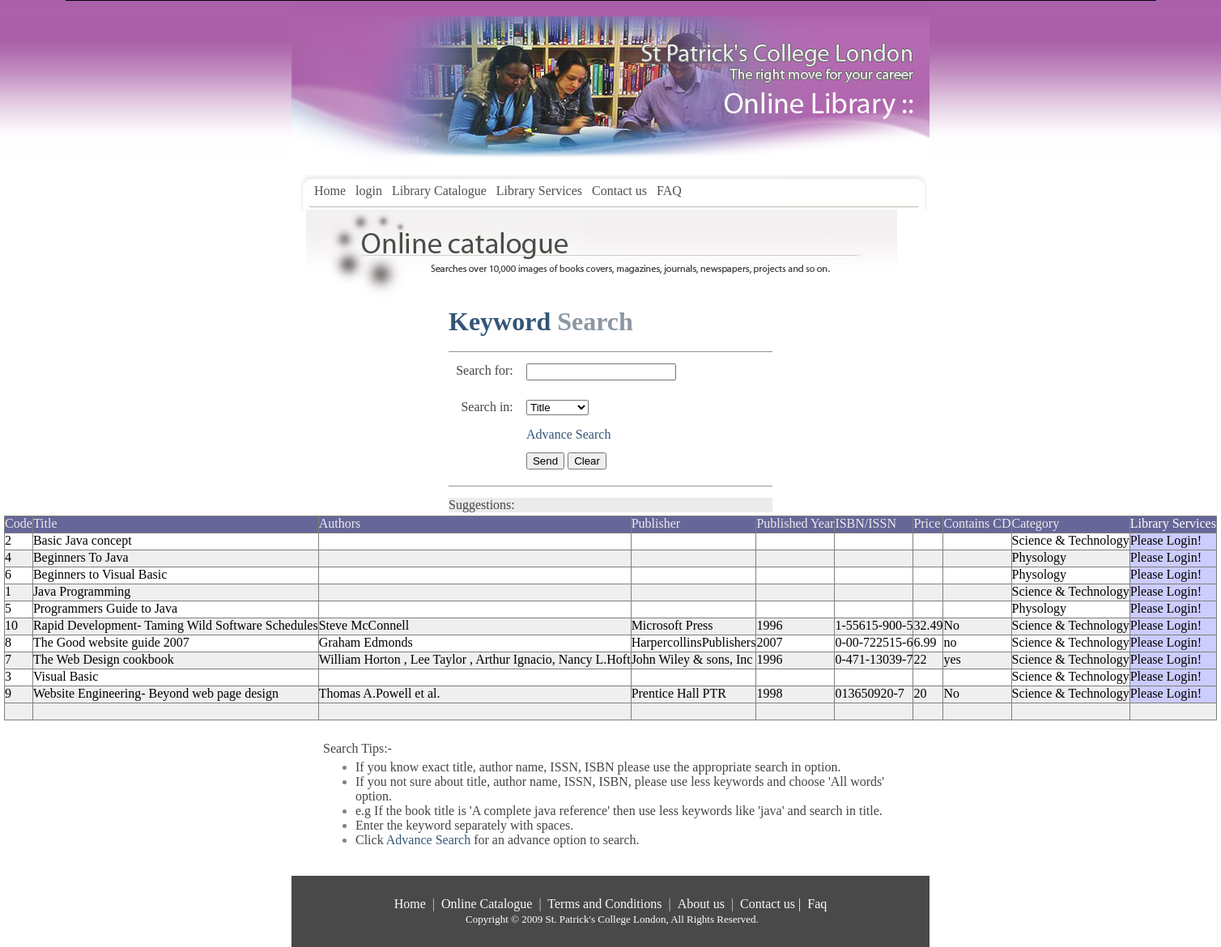
Screenshot of /stplibrary/consearchresult.php with the database file from the repository.
### tables this page shows
CREATE TABLE IF NOT EXISTS `lib_book_details` (
  `Book_item_code` double NOT NULL,
  `Title` varchar(150) DEFAULT NULL,
  `Authors` varchar(300) DEFAULT NULL,
  `Publisher` varchar(150) DEFAULT NULL,
  `Published_year` int(11) DEFAULT NULL,
  `Edition` varchar(20) DEFAULT NULL,
  `ISBN` varchar(20) DEFAULT NULL,
  `ISSN` varchar(20) DEFAULT NULL,
  `Category_ID` int(11) NOT NULL,
  `Price` double DEFAULT NULL,
  `ContainsCD` varchar(5) DEFAULT NULL,
  `Additional_info` varchar(150) DEFAULT NULL,
  PRIMARY KEY (`Book_item_code`,`Category_ID`),
  KEY `Category_ID` (`Category_ID`)
);

CREATE TABLE IF NOT EXISTS `lib_book_categories` (
  `Category_ID` int(11) NOT NULL AUTO_INCREMENT,
  `Category_name` varchar(50) DEFAULT NULL,
  `Category_description` varchar(100) DEFAULT NULL,
  PRIMARY KEY (`Category_ID`)
);

### stplibrary/consearchresult.php (called while the page is built, shortened)
<?php
$imagelocation="midbanner_images/lower_banner_keywordsearch.jpg";
include('conhead.php');
include('conlowerbanner.php');
include('pages/consearchresultbody.php');
include('conlower.php');
?>

### stplibrary/core/dbmainsettings.php (called while the page is built, shortened)
<?php
$dbbooklib = 'lib_book_details';
$dbbookcategory='lib_book_categories';
?>

### stplibrary/pages/consearchresultbody.php (the view, shortened to what this page needs)
<?php
	include("core/dbmainsettings.php");
?>
<html lang="en">
<head>
</head>
<body>
<div align="center" onMouseOver="javascript:hidesuggest();">
	<form action="consearchresult.php" method="get" name="searchform">
	    <Table border="0" width="406" height="243">
		<tr>
		  <td colspan="4" height="48"><b>
			<font face="Times new Roman" size="6" color="#335577">Keyword</font></b><font face="Times new Roman" size="6"><b>
			<font color="#8C97A2">Search</font></b></font></td>
		</tr>
		<tr>
		  <td colspan="4" height="23"><hr color="#8C97A2" size="1"></td>
		</tr>
		<tr>
			<td valign="top">
			<p align="right"><font color="#444444">Search for:</font></td>
		  	<td valign="top" rowspan="4" width="9">&nbsp;</td>
		  	<td valign="top"><font color="#444444">
			<input type="text" name="keyword" autocomplete="off" size="20" onChange="check();" onKeyDown="showsuggest();showsuggestion(this.value);check();" onBlur="hidesuggest();"><br>
            </font>
            </td>
		  	<td height="43" valign="top">&nbsp;
		  	</td>
		</tr>
		<tr>
			<td valign="top">
			<p align="right"><font color="#444444">Search in:</font></td>
			<td valign="top">
			<font color="#444444" size="-1" face="arial,helvetica,sans-serif" minmax_bound="true">
			<select name="searchin" minmax_bound="true" size="1" id="searchin">
			<option value="title" minmax_bound="true">Title</option>
			</select></font></td>
			<td valign="top" height="28">&nbsp;
			</td>
		</tr>
		<tr>
			<td valign="top">&nbsp;</td>
 		  <td><a href="conadvsearch.php"><font color="#335577">
			Advance Search</font></a></td>
 		  <td height="27" valign="top">&nbsp;</td>
		</tr>
		<tr>
			<td valign="top" width="87">&nbsp;</td>
 		  <td width="155"><font color="#444444"><input type="submit" value="Send"> <input type="reset" value="Clear"></font></td>
 		  <td height="34" width="137" valign="top">&nbsp;</td>
		</tr>
		<tr>
		  <td colspan="4" height="24"><hr color="#8C97A2" size="1"></td>
		</tr>
		<tr>
			<td valign="top" colspan="4" height="21">
			<div style="z-index: 1; left: 738px; top: 93px; background-color:#EBEBEB" id="layer1">
				<font color="#444444">Suggestions:
				 <div id="searchtitle2"></div></font>			</div>			</td>
		</tr>
	    </Table>
<?php
$kword="";
$searchin="";
$k="Title";
if($searchin=="title")
{
	$k="Title";
	$squery = "SELECT $k FROM $dbbooklib WHERE $k LIKE '%$kword%' ORDER BY $k asc;";
}
elseif($searchin=="author")
{
	$k="Authors";
	$squery = "SELECT $k FROM $dbbooklib WHERE $k LIKE '%$kword%' ORDER BY $k asc;";
}
elseif($searchin=="category")
{
	$k="Category_name";
	$squery = "SELECT $k FROM $dbbookcategory WHERE $k LIKE '%$kword%' ORDER BY $k asc;";
}
elseif($searchin=="issn")
{
	$k="ISSN";
	$squery = "SELECT $k FROM $dbbooklib WHERE $k LIKE '%$kword%' ORDER BY $k asc;";
}
elseif($searchin=="isbn")
{
	$k="ISBN";
	$squery = "SELECT $k FROM $dbbooklib WHERE $k LIKE '%$kword%' ORDER BY $k asc;";
}
else
{
	$k="Title";
}
$squery ="SELECT $dbbooklib.*, $dbbookcategory.* FROM $dbbookcategory INNER JOIN $dbbooklib ON $dbbookcategory.Category_ID = $dbbooklib.Category_ID WHERE $k LIKE '%$kword%' ORDER BY $k asc;";
$res = mysql_query($squery);
?>
	<table height="65" style="border-style:solid; border-width:1px; padding:0px; " rules=all FRAME=BOX cellspacing="0" cellpadding="0" width="772">
		<tr>
	<td nowrap valign="top" bgcolor="#666699"><font color="#EBEBEB">Code</font></td>
			<td nowrap valign="top" bgcolor="#666699"><font color="#EBEBEB">Title</font></td>
		<td nowrap valign="top" bgcolor="#666699"><font color="#EBEBEB">Authors</font></td>
	<td nowrap valign="top" bgcolor="#666699"><font color="#EBEBEB">Publisher</font></td>
	<td nowrap valign="top" bgcolor="#666699"><font color="#EBEBEB">Published Year</font></td>
	<td nowrap valign="top" bgcolor="#666699"><font color="#EBEBEB">ISBN/ISSN</font></td>
	<td nowrap valign="top" bgcolor="#666699"><font color="#EBEBEB">Price</font></td>
	<td nowrap valign="top" bgcolor="#666699"><font color="#EBEBEB">Contains CD</font></td>
	<td nowrap valign="top" bgcolor="#666699"><font color="#EBEBEB">
	Category</font></td>
		<td nowrap valign="top" height="21" bgcolor="#666699"><font color="#FFFFFF">
		Library Services</font></td>
		</tr>
<?php
$color="#FFFFFF";
while ($row = mysql_fetch_array($res))
{
?>
		<tr>
			<td nowrap valign="top" bgcolor="<?php echo $color; ?>"><?php echo $row['Book_item_code'];?></td>
			<td nowrap valign="top" bgcolor="<?php echo $color; ?>"><?php echo $row['Title'];?></td>
			<td nowrap valign="top" bgcolor="<?php echo $color; ?>"><?php echo $row['Authors']; ?></td>
			<td nowrap valign="top" bgcolor="<?php echo $color; ?>"><?php echo $row['Publisher'];?></td>
			<td nowrap valign="top" bgcolor="<?php echo $color; ?>"><?php echo $row['Published_year'];?></td>
			<td nowrap valign="top" bgcolor="<?php echo $color; ?>"><?php echo $row['ISBN']; echo $row['ISSN'];?></td>
			<td nowrap valign="top" bgcolor="<?php echo $color; ?>"><?php echo $row['Price'];?></td>
			<td nowrap valign="top" bgcolor="<?php echo $color; ?>"><?php echo $row['ContainsCD'];?></td>
			<td nowrap valign="top" bgcolor="<?php echo $color; ?>"><?php echo $row['Category_name'];?></td>
			<td nowrap height="21" valign="top" bgcolor="#FFFFFF" class="buttonspic">
<?php
	if(isset($_SESSION["username"]) && isset($_SESSION["loginstatus"]))
	{
		if($_SESSION["loginstatus"]=="done")
		{
			if($_SESSION["userlevel"]=="superadmin")
			{
?>
			<a href="conlibservicesresult.php?servicecode=<?php echo md5(base64_encode("borrow")); ?>&bid=<?php echo $row['Book_item_code'];?>" style="text-decoration: none">
			<font color="#333333" face="Arial Narrow">Borrow</font></a>&nbsp;|
<?php
			}
?>
			<a href="conlibservicesresult.php?servicecode=<?php echo md5(base64_encode("reserve")); ?>&bid=<?php echo $row['Book_item_code'];?>" style="text-decoration: none">
			<font color="#333333" face="Arial Narrow">Reserve</font></a>&nbsp;|
			<a href="conlibservicesresult.php?servicecode=<?php echo md5(base64_encode("order")); ?>&bid=<?php echo $row['Book_item_code'];?>" style="text-decoration: none">
			<font color="#333333" face="Arial Narrow">Order</font></a>
<?php
		}
		else
		{
			echo "Please Login!";
		}
	}
	else
	{
		echo "Please Login!";
	}
?>
			 </td>
			</tr>
<?php
	if($color=="#EFEFEF")
	{
		$color="#FFFFFF";
	}
	else
	{
		$color="#EFEFEF";
	}
}
?>
		<tr>
			<td valign="top" bgcolor="#EFEFEF" width="35">&nbsp;</td>
			<td valign="top" width="49" bgcolor="#EFEFEF">&nbsp;</td>
			<td valign="top" bgcolor="#EFEFEF" width="54">&nbsp;</td>
			<td valign="top" bgcolor="#EFEFEF" width="57">&nbsp;</td>
			<td valign="top" bgcolor="#EFEFEF" width="104">&nbsp;</td>
			<td valign="top" bgcolor="#EFEFEF" width="77">&nbsp;</td>
			<td valign="top" bgcolor="#EFEFEF" width="42">&nbsp;</td>
			<td valign="top" bgcolor="#EFEFEF" width="95">&nbsp;</td>
			<td valign="top" bgcolor="#EFEFEF" width="80">&nbsp;</td>
			<td height="21" width="177" valign="top" bgcolor="#EFEFEF">&nbsp;</td>
		</tr>
		</table>
	<table width="716" height="169">
		<tr>
			<td valign="top" height="21">&nbsp;</td>
		</tr>
		<tr>
			<td valign="top" height="21"><font color="#444444">
			Search Tips:-</font></td>
		</tr>
		<tr>
			<td valign="top" height="119" width="710">
			<ul>
				<li style="color: #808080">
				<font color="#444444">If you know exact
				title, author name, ISSN, ISBN please use the appropriate search
				in option.</font></li>
				<li style="color: #808080">
				<font color="#444444">If you not sure about
				title, author name, ISSN, ISBN, please use less keywords and
				choose 'All words' option.</font></li>
				<li style="color: #808080">
				<font color="#444444">e.g If the book title
				is 'A complete java reference' then use less keywords like
				'java' and search in title. </font></li>
				<li style="color: #808080">
				<font color="#444444">Enter the keyword
				separately with spaces.</font></li>
				<li style="color: #808080">
				<font color="#444444">Click </font>
				<a href="conadvsearch.php"><font color="#335577">Advance Search</font></a><font color="#444444">
				for an advance option to search.</font></li>
			</ul>
			</td>
		</tr>
		</table>
		</form>
</div>
</body>
</html>

### stplibrary/conhead.php (shortened to what this page needs)
<html>
 <head>
 	<link rel="stylesheet" type="text/css" href="css/navcss.css">
 </head>
   <body topmargin="0" leftmargin="0" rightmargin="0" bottommargin="0" marginwidth="0" marginheight="0" bgcolor="#FFFFFF" style="background-image: url('images/img_background.jpg'); background-repeat: repeat-x">
	<div align="center" >
  <table border="0" cellpadding="0" cellspacing="0" width="788" height="258">
	<tr>
		<th bgcolor="#AA60A8" colspan="4" valign="bottom" height="19">&nbsp;</th>
		</tr>
	<tr>
		<th bgcolor="#FFFFFF" colspan="4" valign="bottom" height="196">
		<img border="0" src="images/lib_banner_blue_theme.jpg" width="788" height="196"></th>
		</tr>
	<tr>
		<td valign="top" width="22">
		<img border="0" src="images/img_faded_grey_corner.jpg" align="right" width="11" height="43" ></td>
		<td bgcolor="#FFFFFF" background="images/img_faded_grey_center.jpg" width="583">
		<div class="navigation" style="width: 583px; height: 29px">
			<ul>
				<li><a href="index.php" title="Home"><font color="#4F4F4F">Home</font></a></li>
                <?php
				$word='login';
				$link='login';
				?>
				<li><a title="Login" href="<?php echo "$link.php" ?>"><font color="#4F4F4F">
<?php echo "$word" ?></font></a></li>
				<li><a title="Library Catalogue" href="consearch.php">
				<font color="#4F4F4F">Library Catalogue</font></a></li>
								<li><a href="libraryservices.php" title="Library Services"><font color="#4F4F4F">
				Library Services</font></a></li>
					<li><a href="contactus.php" title="Contact">
				<font color="#4F4F4F">Contact us</font></a></li>
				<li><a href="faq.php" title="FAQt"><font color="#4F4F4F">FAQ</font></a></li>
			</ul></div></td>
		<td width="169" background="images/img_faded_grey_center.jpg">
		<div align="right"><font color="#7B2828">
		&nbsp;</font></div></td>
		<td valign="top" height="43" width="14">
		<img border="0" src="images/img_faded_grey_corner_right.jpg" width="11" height="43"></td>
		</tr>
	</table>

### stplibrary/conlowerbanner.php
<table width="788" height="10" border="0" align="center" cellpadding="0" cellspacing="0">
  <tr>
<td width="18" valign="top">&nbsp;</td>
	<td valign="top" width="756">
       <img border="0" src="<?php echo $imagelocation; ?>">
       </td>
	<td height="10" width="14" valign="top">&nbsp;</td>
	</tr>
</table>

### stplibrary/conlower.php (shortened to what this page needs)
	<table width="788" height="88" border="0" align="center" cellpadding="0" cellspacing="0">
		<tr>
		<td bgcolor="#494949" height="88" width="788">
		<p align="center"><font face="Arial Narrow" color="#FFFFFF">
		<a href="index.php"><font color="#F7FBFD">Home</font></a></font>&nbsp;
		<font color="#C9CED3">|</font>&nbsp;
		<font face="Arial Narrow" color="#FFFFFF"><a href="consearch.php">
		<font color="#F7FBFD">Online Catalogue</font></a></font>&nbsp;
		<font color="#C9CED3">|</font>&nbsp;
		<a href="tos.php"><font color="#F7FBFD">Terms and Conditions</font></a></font>&nbsp;
		<font color="#C9CED3">|</font>&nbsp;
		<font face="Arial Narrow" color="#FFFFFF"><a href="aboutus.php">
		<font color="#F7FBFD">About us</font></a></font>&nbsp;
		<font color="#C9CED3">|</font>&nbsp;
		<font face="Arial Narrow" color="#FFFFFF"><a href="contactus.php">
		<font color="#F7FBFD">Contact us</font></a><font color="#F7FBFD"> |&nbsp;
		<a href="faq.php"><font color="#FFFFFF">Faq</font></a></font><br>
		&nbsp;<font size="2">Copyright
		© 2009 St. Patrick's College London, All Rights Reserved.</font></font></td>
		</tr>
</table>
</div>
   </body>
</html>

### stplibrary/css/navcss.css (style rules this page uses)
a:link { color: #335577; text-decoration: none; }
.navigation { float: left; width: 100%; }
.navigation ul { margin: 0; padding: 0; float: left; width: 100%; list-style-type: none; background-color: #FFFFFF; }
.navigation li { float: left; margin: 0; padding: 0; }
.navigation a:link, .navigation a:visited { float: left; display: block; color: #DCE1E5; background-color: #FFFFFF;padding-left:6px; padding-right:6px; padding-top:4px; padding-bottom:4px }

### rows the page displays
lib_book_details: Book_item_code "2", Title "Basic Java concept", Category_ID.Category_name "Science & Technology"
lib_book_details: Book_item_code "4", Title "Beginners To Java", Category_ID.Category_name "Physology"
lib_book_details: Book_item_code "6", Title "Beginners to Visual Basic", Category_ID.Category_name "Physology"
lib_book_details: Book_item_code "1", Title "Java Programming", Category_ID.Category_name "Science & Technology"
lib_book_details: Book_item_code "5", Title "Programmers Guide to Java", Category_ID.Category_name "Physology"
lib_book_details: Book_item_code "10", Title "Rapid Development- Taming Wild Software Schedules", Authors "Steve McConnell", Publisher "Microsoft Press", Published_year "1996", ISBN "1-55615-900-5", Price "32.49", ContainsCD "No", Category_ID.Category_name "Science & Technology"
lib_book_details: Book_item_code "8", Title "The Good website guide 2007", Authors "Graham Edmonds", Publisher "HarpercollinsPublishers", Published_year "2007", ISBN "0-00-722515-6", Price "6.99", ContainsCD "no", Category_ID.Category_name "Science & Technology"
lib_book_details: Book_item_code "7", Title "The Web Design cookbook", Authors "William Horton , Lee Taylor , Arthur Ignacio, Nancy L.Hoft", Publisher "John Wiley & sons, Inc", Published_year "1996", ISBN "0-471-13039-7", Price "22", ContainsCD "yes", Category_ID.Category_name "Science & Technology"
lib_book_details: Book_item_code "3", Title "Visual Basic", Category_ID.Category_name "Science & Technology"
lib_book_details: Book_item_code "9", Title "Website Engineering- Beyond web page design", Authors "Thomas A.Powell et al.", Publisher "Prentice Hall PTR", Published_year "1998", ISBN "013650920-7", Price "20", ContainsCD "No", Category_ID.Category_name "Science & Technology"

### other values shown
$word "login"
